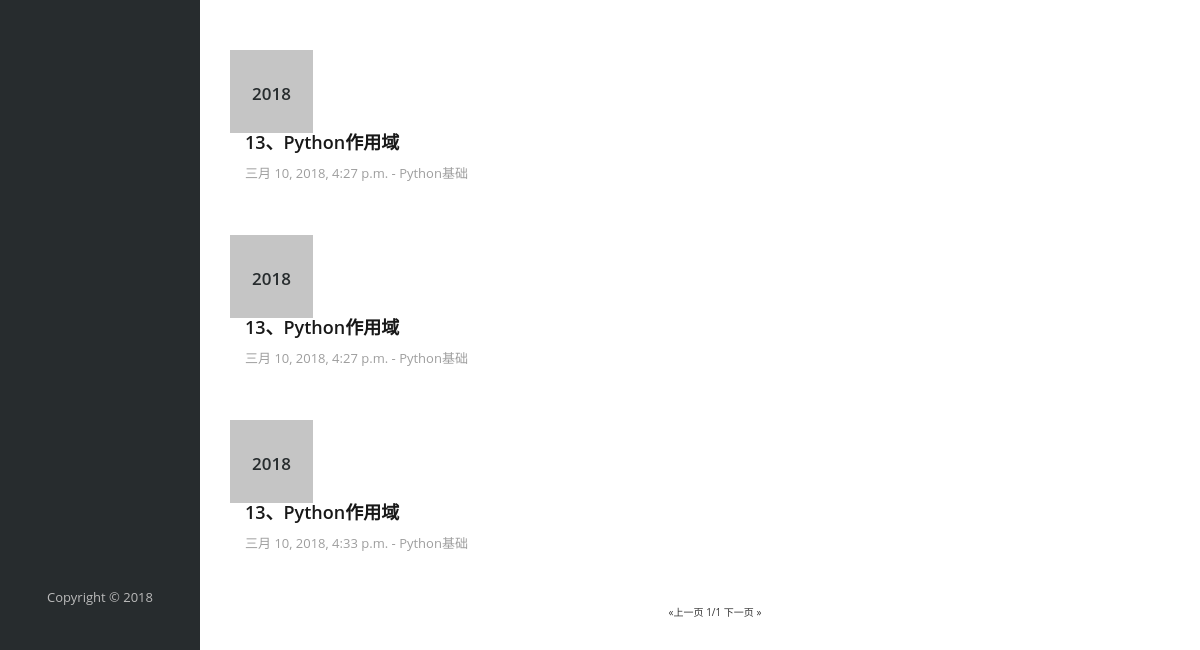
/history/ (signed in, lower part), run on an earlier commit of the app's database.
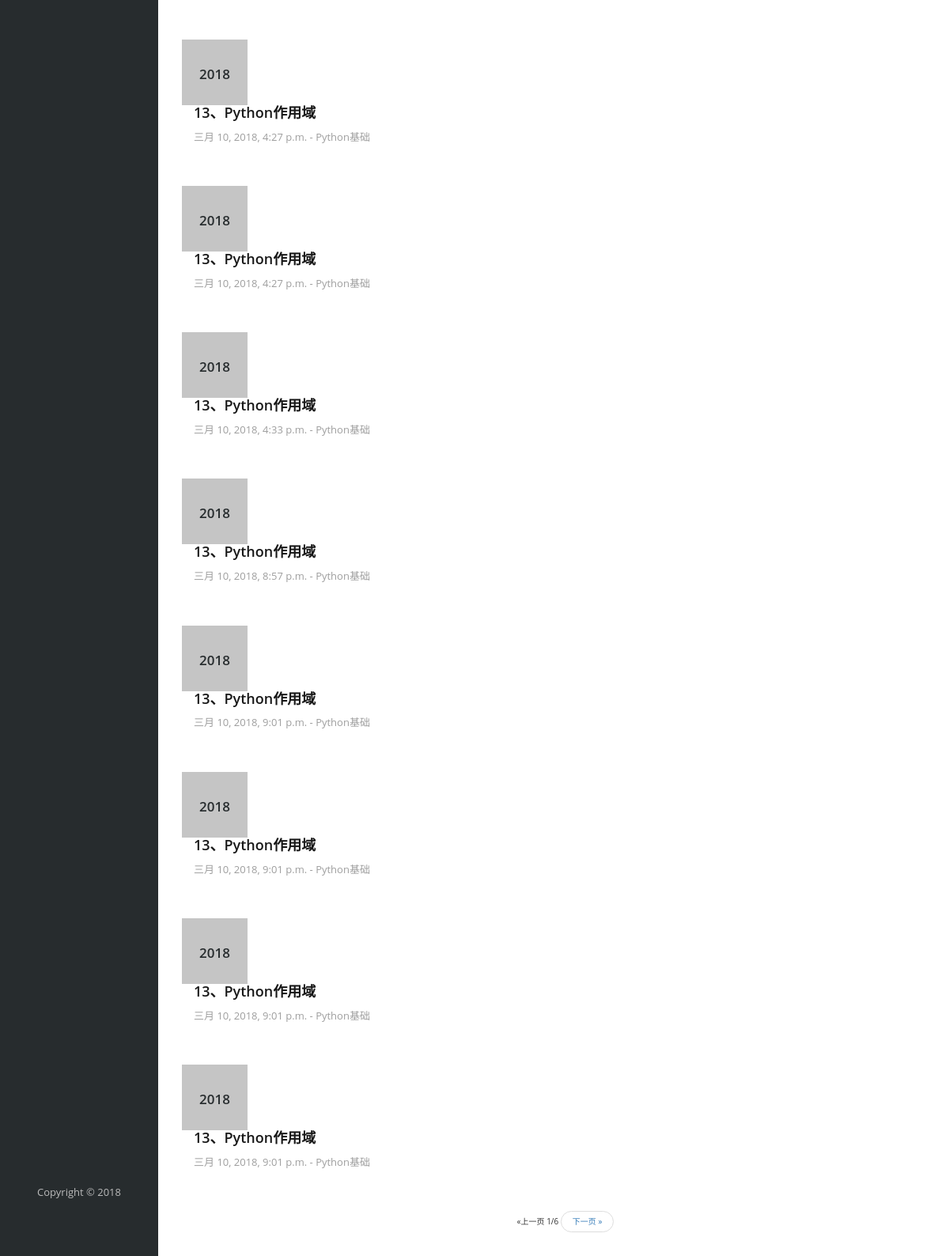
And on a later commit of the database.
### video/models.py (models this page shows, shortened)
class History(models.Model):
    video = models.ForeignKey(Video,on_delete=models.CASCADE)
    user = models.ForeignKey(User,on_delete=models.CASCADE)
    view_date = models.DateTimeField(verbose_name='观看时间',auto_now_add=True)
    class Meta:
        verbose_name = '观看历史'
        verbose_name_plural = verbose_name

class Video(models.Model):
    name = models.CharField(verbose_name='电影名称',max_length=20)
    link = models.FileField(verbose_name='电影链接',upload_to=get_video_path)
    img = models.ImageField(verbose_name='电影图片',upload_to=get_img_path)
    introduce = models.TextField(verbose_name="电影介绍")
    cate = models.ForeignKey(Cate,verbose_name='电影分类',on_delete=models.CASCADE)
    hour = models.CharField(verbose_name="电影时长",max_length=10)
    views = models.IntegerField(verbose_name='观看次数',default=0)
    create_time = models.DateTimeField(verbose_name='创建时间',auto_now_add=True)
    create_date = models.DateField(verbose_name='创建日期',auto_now_add=True)
    status = models.CharField(verbose_name='状态',choices=(('上线','上线'),('下线','下线')),max_length=10,default="上线")
    class Meta:
        verbose_name = '电影'
        verbose_name_plural = verbose_name

### video/views.py (the view)
# urls.py: path('history/', views.viewHistory, name="viewHistory"),
@login_required()
def viewHistory(request):
    menu_list = Cate.objects.all()
    user = User.objects.get(username=request.user.username)
    history_list = History.objects.filter(user=user)
    cate_video_list = getPage(request,history_list)
    return render(request,'history.html',locals())

### video/views.py (called while the page is built)
def getPage(request, video_list):
    paginator = Paginator(video_list, 12)
    try:
        page = int(request.GET.get('page', 1))
        video_list = paginator.page(page)
    except (EmptyPage, InvalidPage, PageNotAnInteger):
        video_list = paginator.page(1)
    return video_list

### templates/history.html (shortened to what this page needs)
{% extends 'base.html' %}
{% load staticfiles %}
{% block right-content %}
<div class="main-grids news-main-grids">
    <div class="recommended-info">
        {% if cate_video_list %}
        {% for i in cate_video_list %}
        <div class="history-grids">
            <div class="col-md-1 history-left">
                <p>{{i.view_date|date:"Y"}}</p>
            </div>
            <div class="col-md-11 history-right">
                <h5>{{i.video.name}}</h5>
                <p>{{i.view_date}} - {{i.video.introduce}}</p>
            </div>
            <div class="clearfix"> </div>
        </div>
        {% endfor %}
        {% endif %}
        {% include 'pagination.html' %}
    </div>
</div>
{% endblock %}

What changed in the data, as far as the page shows it:
added History: view_date "2018", video.name "13、Python作用域", view_date "三月 10, 2018, 8:57 p.m.", video.introduce "Python基础"
added History: view_date "2018", video.name "13、Python作用域", view_date "三月 10, 2018, 9:01 p.m.", video.introduce "Python基础"
added History: view_date "2018", video.name "13、Python作用域", view_date "三月 10, 2018, 9:01 p.m.", video.introduce "Python基础"
added History: view_date "2018", video.name "13、Python作用域", view_date "三月 10, 2018, 9:01 p.m.", video.introduce "Python基础"
added History: view_date "2018", video.name "13、Python作用域", view_date "三月 10, 2018, 9:01 p.m.", video.introduce "Python基础"
Also different on the page:
{{ cate_video_list.paginator.num_pages }}: "1" → "6"
